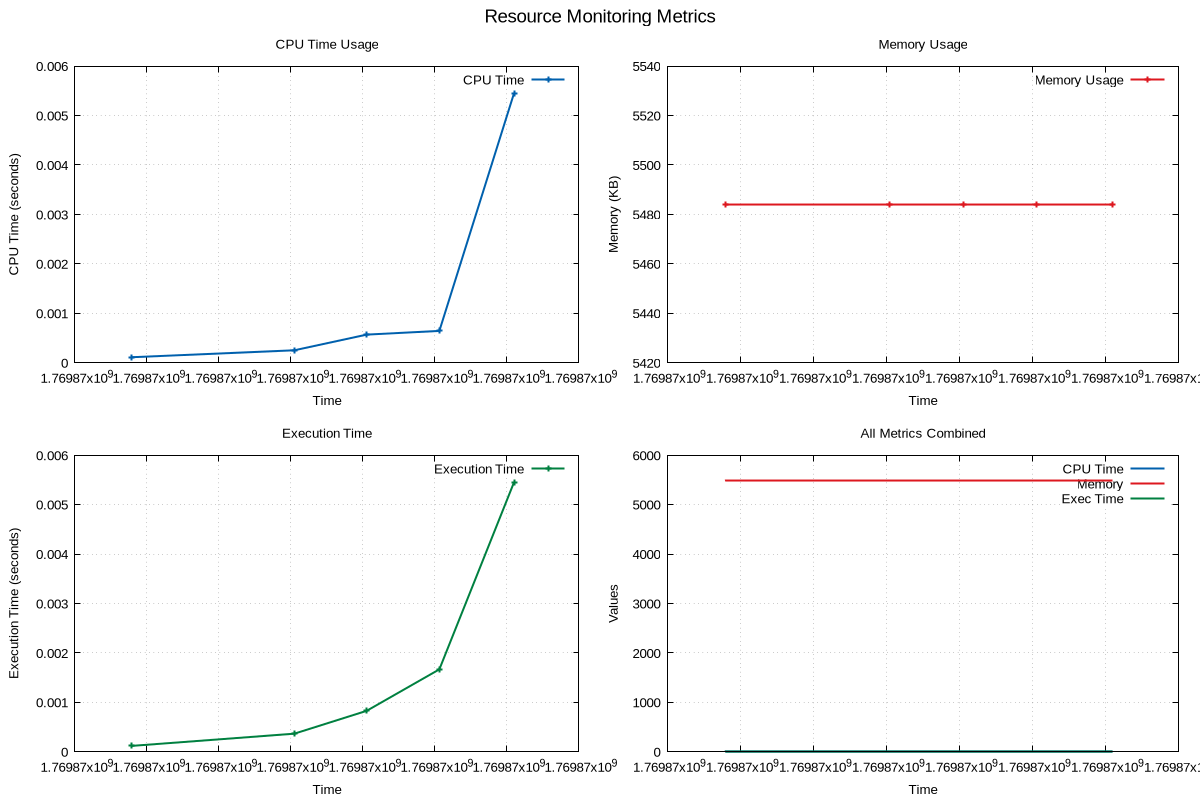

Source code (gnuplot):
# GNUplot script for resource monitoring
set terminal pngcairo enhanced font 'Arial,10' size 1200,800
set output 'png/insertion_sort_20260131_190624.png'

set multiplot layout 2,2 title 'Resource Monitoring Metrics' font 'Arial,14'
set style line 1 lc rgb '#0060ad' lt 1 lw 2
set style line 2 lc rgb '#dd181f' lt 1 lw 2
set style line 3 lc rgb '#008040' lt 1 lw 2

set title 'CPU Time Usage'
set xlabel 'Time'
set ylabel 'CPU Time (seconds)'
set grid
plot 'png/insertion_sort_20260131_190624.dat' using 1:2 with linespoints ls 1 title 'CPU Time'
set title 'Memory Usage'
set xlabel 'Time'
set ylabel 'Memory (KB)'
set grid
plot 'png/insertion_sort_20260131_190624.dat' using 1:3 with linespoints ls 2 title 'Memory Usage'
set title 'Execution Time'
set xlabel 'Time'
set ylabel 'Execution Time (seconds)'
set grid
plot 'png/insertion_sort_20260131_190624.dat' using 1:4 with linespoints ls 3 title 'Execution Time'
set title 'All Metrics Combined'
set xlabel 'Time'
set ylabel 'Values'
set grid
plot 'png/insertion_sort_20260131_190624.dat' using 1:2 with lines ls 1 title 'CPU Time', \
     'png/insertion_sort_20260131_190624.dat' using 1:3 with lines ls 2 title 'Memory', \
     'png/insertion_sort_20260131_190624.dat' using 1:4 with lines ls 3 title 'Exec Time'
unset multiplot
